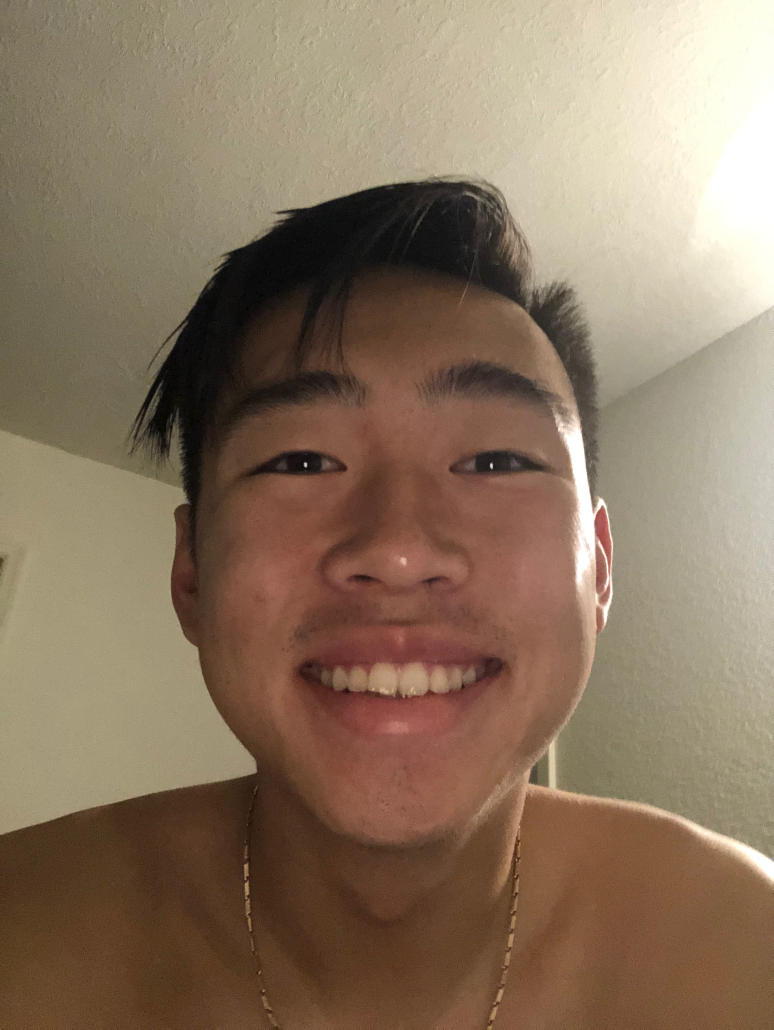
#> input picture data_set/IMG_1841.jpg, 2320 x 3088 px (shown at 1/3 size)
$ python face.py data_set/IMG_1841.jpg
#> lines starting #> are read from the running program, lines starting #| are printed output that depends on the picture
# -*- coding: utf-8 -*-
"""
Spyder Editor

This is a temporary script file.
"""

import sys
import cv2

imagePath = sys.argv[1]


faceCascade = cv2.CascadeClassifier('/Users/davinclark/Downloads/haarcascade_frontalface_alt.xml')
img = cv2.imread(imagePath)
#> img is the input picture: shape (3088, 2320, 3); mean B, G, R 95.9, 117.4, 138.2


scale_percent = 100 # percent of original size
width = int(img.shape[1] * scale_percent / 100)
#> width = 2320
height = int(img.shape[0] * scale_percent / 100)
#> height = 3088
dim = (width, height)
#> dim = (2320, 3088)
# resize image
image = cv2.resize(img, dim, interpolation = cv2.INTER_AREA)


gray = cv2.cvtColor(image, cv2.COLOR_BGR2GRAY)
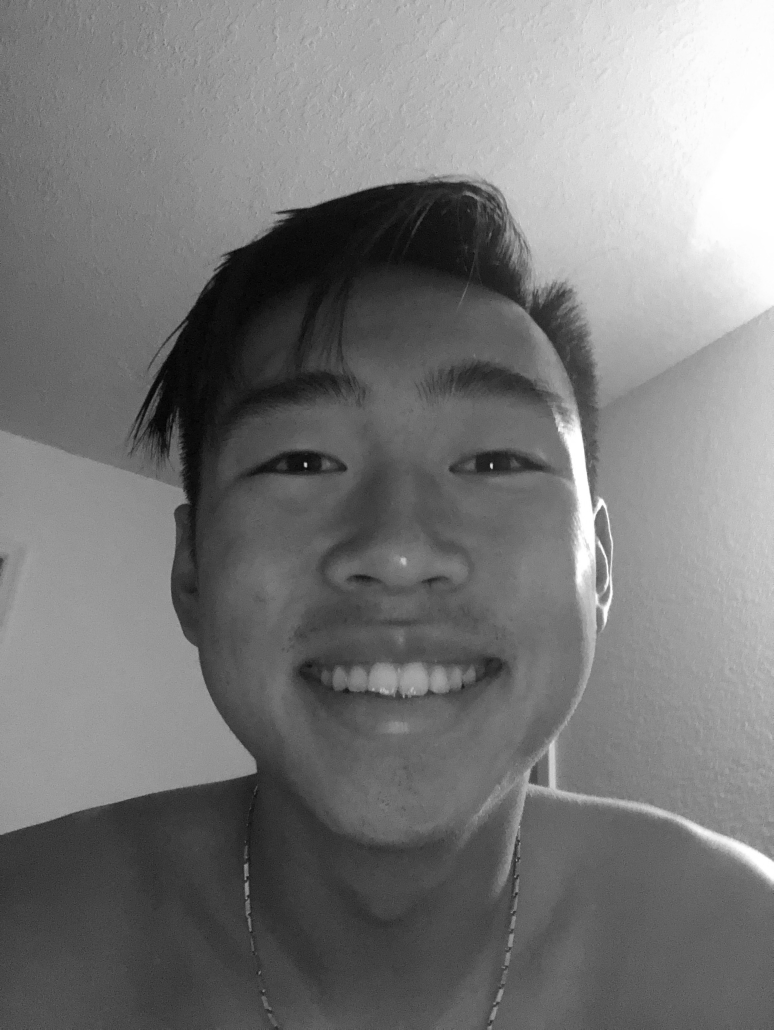
#> gray: shape (3088, 2320) (shown at 1/3 size); min 0, max 255, mean 121.2
faces = faceCascade.detectMultiScale(
    gray,
    scaleFactor=1.5
)
#> faces = ()

buffer  = 20
print(faces)
for (x, y, w, h) in faces:
    print("face found")
#    cropImage = image[int(y-(buffer*h/100)):int(y+h+(buffer*h/100)),
#                      int(x-(buffer*w/100)):int(x+w+(buffer*w/100))]
    cv2.rectangle(image, (x, y), (x+w, y+h), (0, 255, 0), 2)
#> this loop made 0 passes


cv2.imshow('faces found', image)
cv2.waitKey(0)
